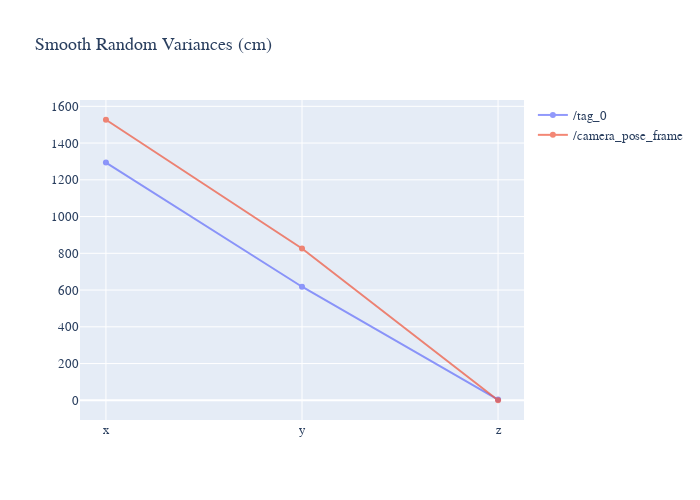

Notebook code for this chart:
### Code cell
# 3. Smooth Random Dataset: Variances of TAG & Pose
variance("smooth_random.csv", "Smooth Random Variances (cm)")

### Figure 1 — Plotly figure (JSON) as saved in the notebook; plotly's stock layout.template omitted (floating-point values rounded to 4 significant figures)
{"data": [{"mode": "lines+markers", "name": "/tag_0", "opacity": 0.7, "type": "scatter", "x": ["x", "y", "z"], "y": [1294.0, 618.1, 3.752]}, {"mode": "lines+markers", "name": "/camera_pose_frame", "opacity": 0.7, "type": "scatter", "x": ["x", "y", "z"], "y": [1527.0, 826.1, 0.2301]}], "layout": {"font": {"family": "Courier New, monospace", "size": 13}, "height": 500, "title": {"text": "Smooth Random Variances (cm)"}, "width": 700}}
